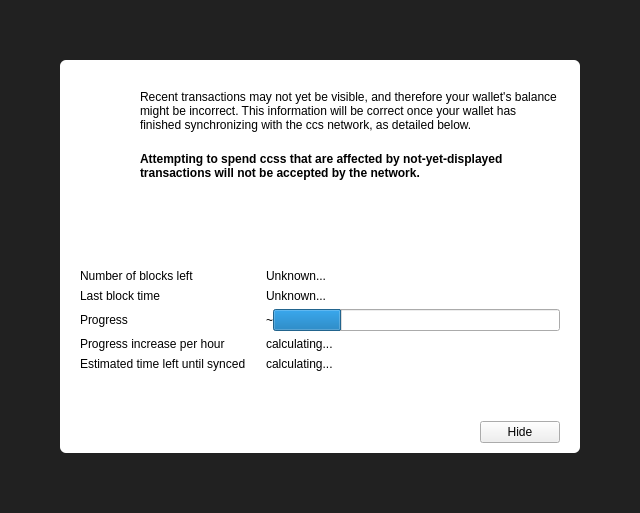
<?xml version="1.0" encoding="UTF-8"?>
<ui version="4.0">
 <class>ModalOverlay</class>
 <widget class="ModalOverlay" name="ModalOverlay">
  <property name="geometry">
   <rect>
    <x>0</x>
    <y>0</y>
    <width>640</width>
    <height>513</height>
   </rect>
  </property>
  <property name="windowTitle">
   <string>Form</string>
  </property>
  <layout class="QVBoxLayout" name="verticalLayout" stretch="0">
   <property name="sizeConstraint">
    <enum>QLayout::SetDefaultConstraint</enum>
   </property>
   <property name="leftMargin">
    <number>0</number>
   </property>
   <property name="topMargin">
    <number>0</number>
   </property>
   <property name="rightMargin">
    <number>0</number>
   </property>
   <property name="bottomMargin">
    <number>0</number>
   </property>
   <item>
    <widget class="QWidget" name="bgWidget" native="true">
     <property name="styleSheet">
      <string notr="true">#bgWidget { background: rgba(0,0,0,220); }</string>
     </property>
     <layout class="QVBoxLayout" name="verticalLayoutMain" stretch="0">
      <property name="leftMargin">
       <number>60</number>
      </property>
      <property name="topMargin">
       <number>60</number>
      </property>
      <property name="rightMargin">
       <number>60</number>
      </property>
      <property name="bottomMargin">
       <number>60</number>
      </property>
      <item>
       <widget class="QWidget" name="contentWidget" native="true">
        <property name="styleSheet">
         <string notr="true">#contentWidget { background: white; border-radius: 6px; }</string>
        </property>
        <layout class="QVBoxLayout" name="verticalLayout_3" stretch="1,0,0">
         <property name="spacing">
          <number>0</number>
         </property>
         <property name="leftMargin">
          <number>20</number>
         </property>
         <property name="topMargin">
          <number>10</number>
         </property>
         <property name="rightMargin">
          <number>20</number>
         </property>
         <property name="bottomMargin">
          <number>10</number>
         </property>
         <item>
          <widget class="QStackedWidget" name="stackedWidget">
           <property name="currentIndex">
            <number>0</number>
           </property>
           <widget class="QWidget" name="page">
            <layout class="QVBoxLayout" name="verticalLayout_2">
             <property name="spacing">
              <number>0</number>
             </property>
             <property name="leftMargin">
              <number>0</number>
             </property>
             <property name="topMargin">
              <number>0</number>
             </property>
             <property name="rightMargin">
              <number>0</number>
             </property>
             <property name="bottomMargin">
              <number>0</number>
             </property>
             <item>
              <layout class="QHBoxLayout" name="horizontalLayoutIconText" stretch="0,1">
               <property name="spacing">
                <number>20</number>
               </property>
               <property name="topMargin">
                <number>20</number>
               </property>
               <item>
                <layout class="QVBoxLayout" name="verticalLayoutIcon">
                 <item>
                  <widget class="QPushButton" name="warningIcon">
                   <property name="enabled">
                    <bool>false</bool>
                   </property>
                   <property name="text">
                    <string/>
                   </property>
                   <property name="icon">
                    <iconset>
                     <normaloff>:/icons/warning</normaloff>
                     <disabledoff>:/icons/warning</disabledoff>:/icons/warning</iconset>
                   </property>
                   <property name="iconSize">
                    <size>
                     <width>48</width>
                     <height>48</height>
                    </size>
                   </property>
                   <property name="flat">
                    <bool>true</bool>
                   </property>
                  </widget>
                 </item>
                 <item>
                  <spacer name="verticalSpacerWarningIcon">
                   <property name="orientation">
                    <enum>Qt::Vertical</enum>
                   </property>
                   <property name="sizeHint" stdset="0">
                    <size>
                     <width>20</width>
                     <height>40</height>
                    </size>
                   </property>
                  </spacer>
                 </item>
                </layout>
               </item>
               <item>
                <layout class="QVBoxLayout" name="verticalLayoutInfoText">
                 <property name="leftMargin">
                  <number>0</number>
                 </property>
                 <property name="topMargin">
                  <number>0</number>
                 </property>
                 <item>
                  <widget class="QLabel" name="infoText">
                   <property name="text">
                    <string>Recent transactions may not yet be visible, and therefore your wallet's balance might be incorrect. This information will be correct once your wallet has finished synchronizing with the ccs network, as detailed below.</string>
                   </property>
                   <property name="textFormat">
                    <enum>Qt::RichText</enum>
                   </property>
                   <property name="wordWrap">
                    <bool>true</bool>
                   </property>
                  </widget>
                 </item>
                 <item>
                  <widget class="QLabel" name="infoTextStrong">
                   <property name="font">
                    <font>
                     <weight>75</weight>
                     <bold>true</bold>
                    </font>
                   </property>
                   <property name="text">
                    <string>Attempting to spend ccss that are affected by not-yet-displayed transactions will not be accepted by the network.</string>
                   </property>
                   <property name="textFormat">
                    <enum>Qt::RichText</enum>
                   </property>
                   <property name="wordWrap">
                    <bool>true</bool>
                   </property>
                  </widget>
                 </item>
                 <item>
                  <spacer name="verticalSpacerInTextSpace">
                   <property name="orientation">
                    <enum>Qt::Vertical</enum>
                   </property>
                   <property name="sizeHint" stdset="0">
                    <size>
                     <width>20</width>
                     <height>40</height>
                    </size>
                   </property>
                  </spacer>
                 </item>
                </layout>
               </item>
              </layout>
             </item>
             <item>
              <layout class="QFormLayout" name="formLayout">
               <property name="fieldGrowthPolicy">
                <enum>QFormLayout::ExpandingFieldsGrow</enum>
               </property>
               <property name="horizontalSpacing">
                <number>20</number>
               </property>
               <property name="verticalSpacing">
                <number>6</number>
               </property>
               <property name="topMargin">
                <number>10</number>
               </property>
               <item row="0" column="0">
                <widget class="QLabel" name="labelNumberOfBlocksLeft">
                 <property name="font">
                  <font>
                   <weight>50</weight>
                   <bold>false</bold>
                  </font>
                 </property>
                 <property name="text">
                  <string>Number of blocks left</string>
                 </property>
                </widget>
               </item>
               <item row="0" column="1">
                <widget class="QLabel" name="numberOfBlocksLeft">
                 <property name="sizePolicy">
                  <sizepolicy hsizetype="Expanding" vsizetype="Preferred">
                   <horstretch>0</horstretch>
                   <verstretch>0</verstretch>
                  </sizepolicy>
                 </property>
                 <property name="text">
                  <string>Unknown...</string>
                 </property>
                </widget>
               </item>
               <item row="1" column="0">
                <widget class="QLabel" name="labelLastBlockTime">
                 <property name="font">
                  <font>
                   <weight>50</weight>
                   <bold>false</bold>
                  </font>
                 </property>
                 <property name="text">
                  <string>Last block time</string>
                 </property>
                </widget>
               </item>
               <item row="1" column="1">
                <widget class="QLabel" name="newestBlockDate">
                 <property name="sizePolicy">
                  <sizepolicy hsizetype="Expanding" vsizetype="Preferred">
                   <horstretch>0</horstretch>
                   <verstretch>0</verstretch>
                  </sizepolicy>
                 </property>
                 <property name="text">
                  <string>Unknown...</string>
                 </property>
                </widget>
               </item>
               <item row="2" column="0">
                <widget class="QLabel" name="labelSyncDone">
                 <property name="font">
                  <font>
                   <weight>50</weight>
                   <bold>false</bold>
                  </font>
                 </property>
                 <property name="text">
                  <string>Progress</string>
                 </property>
                </widget>
               </item>
               <item row="2" column="1">
                <layout class="QHBoxLayout" name="horizontalLayoutSync" stretch="0,1">
                 <item>
                  <widget class="QLabel" name="percentageProgress">
                   <property name="text">
                    <string notr="true">~</string>
                   </property>
                  </widget>
                 </item>
                 <item>
                  <widget class="QProgressBar" name="progressBar">
                   <property name="value">
                    <number>24</number>
                   </property>
                   <property name="format">
                    <string/>
                   </property>
                  </widget>
                 </item>
                </layout>
               </item>
               <item row="4" column="0">
                <widget class="QLabel" name="labelProgressIncrease">
                 <property name="font">
                  <font>
                   <weight>50</weight>
                   <bold>false</bold>
                  </font>
                 </property>
                 <property name="text">
                  <string>Progress increase per hour</string>
                 </property>
                </widget>
               </item>
               <item row="4" column="1">
                <widget class="QLabel" name="progressIncreasePerH">
                 <property name="sizePolicy">
                  <sizepolicy hsizetype="Expanding" vsizetype="Preferred">
                   <horstretch>0</horstretch>
                   <verstretch>0</verstretch>
                  </sizepolicy>
                 </property>
                 <property name="text">
                  <string>calculating...</string>
                 </property>
                </widget>
               </item>
               <item row="5" column="0">
                <widget class="QLabel" name="labelEstimatedTimeLeft">
                 <property name="font">
                  <font>
                   <weight>50</weight>
                   <bold>false</bold>
                  </font>
                 </property>
                 <property name="text">
                  <string>Estimated time left until synced</string>
                 </property>
                </widget>
               </item>
               <item row="5" column="1">
                <widget class="QLabel" name="expectedTimeLeft">
                 <property name="sizePolicy">
                  <sizepolicy hsizetype="Expanding" vsizetype="Preferred">
                   <horstretch>0</horstretch>
                   <verstretch>0</verstretch>
                  </sizepolicy>
                 </property>
                 <property name="text">
                  <string>calculating...</string>
                 </property>
                </widget>
               </item>
              </layout>
             </item>
            </layout>
           </widget>
           <widget class="QWidget" name="page_2">
            <layout class="QVBoxLayout" name="verticalLayout_4">
             <property name="spacing">
              <number>15</number>
             </property>
             <property name="topMargin">
              <number>40</number>
             </property>
             <property name="bottomMargin">
              <number>40</number>
             </property>
             <item>
              <layout class="QHBoxLayout" name="horizontalLayout_2">
               <item>
                <spacer name="horizontalSpacer_4">
                 <property name="orientation">
                  <enum>Qt::Horizontal</enum>
                 </property>
                 <property name="sizeHint" stdset="0">
                  <size>
                   <width>40</width>
                   <height>20</height>
                  </size>
                 </property>
                </spacer>
               </item>
               <item>
                <widget class="QPushButton" name="warningIconBackup">
                 <property name="enabled">
                  <bool>false</bool>
                 </property>
                 <property name="text">
                  <string/>
                 </property>
                 <property name="icon">
                  <iconset>
                   <normaloff>:/styles/app-icons/message_warning</normaloff>
                   <disabledoff>:/styles/app-icons/message_warning</disabledoff>:/styles/app-icons/message_warning</iconset>
                 </property>
                 <property name="iconSize">
                  <size>
                   <width>120</width>
                   <height>120</height>
                  </size>
                 </property>
                 <property name="flat">
                  <bool>true</bool>
                 </property>
                </widget>
               </item>
               <item>
                <spacer name="horizontalSpacer_5">
                 <property name="orientation">
                  <enum>Qt::Horizontal</enum>
                 </property>
                 <property name="sizeHint" stdset="0">
                  <size>
                   <width>40</width>
                   <height>20</height>
                  </size>
                 </property>
                </spacer>
               </item>
              </layout>
             </item>
             <item>
              <widget class="QLabel" name="labelNote">
               <property name="text">
                <string>IMPORATANT NOTE!</string>
               </property>
               <property name="alignment">
                <set>Qt::AlignCenter</set>
               </property>
              </widget>
             </item>
             <item>
              <widget class="QLabel" name="labelMessage">
               <property name="text">
                <string>Making a backup of your wallet helps ensure you can always maintain access to your funds. Please backup your wallet in order to avoid losing funds.</string>
               </property>
               <property name="alignment">
                <set>Qt::AlignCenter</set>
               </property>
               <property name="wordWrap">
                <bool>true</bool>
               </property>
              </widget>
             </item>
             <item>
              <spacer name="verticalSpacer">
               <property name="orientation">
                <enum>Qt::Vertical</enum>
               </property>
               <property name="sizeType">
                <enum>QSizePolicy::Expanding</enum>
               </property>
               <property name="sizeHint" stdset="0">
                <size>
                 <width>20</width>
                 <height>40</height>
                </size>
               </property>
              </spacer>
             </item>
             <item>
              <layout class="QHBoxLayout" name="horizontalLayout">
               <item>
                <spacer name="horizontalSpacer_2">
                 <property name="orientation">
                  <enum>Qt::Horizontal</enum>
                 </property>
                 <property name="sizeHint" stdset="0">
                  <size>
                   <width>40</width>
                   <height>20</height>
                  </size>
                 </property>
                </spacer>
               </item>
               <item>
                <widget class="QPushButton" name="walletBackupButton">
                 <property name="text">
                  <string>Wallet backup</string>
                 </property>
                </widget>
               </item>
               <item>
                <spacer name="horizontalSpacer_3">
                 <property name="orientation">
                  <enum>Qt::Horizontal</enum>
                 </property>
                 <property name="sizeHint" stdset="0">
                  <size>
                   <width>40</width>
                   <height>20</height>
                  </size>
                 </property>
                </spacer>
               </item>
              </layout>
             </item>
            </layout>
           </widget>
          </widget>
         </item>
         <item>
          <spacer name="verticalSpacerAfterText">
           <property name="orientation">
            <enum>Qt::Vertical</enum>
           </property>
           <property name="sizeHint" stdset="0">
            <size>
             <width>20</width>
             <height>40</height>
            </size>
           </property>
          </spacer>
         </item>
         <item>
          <layout class="QHBoxLayout" name="horizontalLayoutButtons">
           <property name="leftMargin">
            <number>10</number>
           </property>
           <property name="topMargin">
            <number>10</number>
           </property>
           <item>
            <spacer name="horizontalSpacer">
             <property name="orientation">
              <enum>Qt::Horizontal</enum>
             </property>
             <property name="sizeHint" stdset="0">
              <size>
               <width>40</width>
               <height>20</height>
              </size>
             </property>
            </spacer>
           </item>
           <item>
            <widget class="QPushButton" name="closeButton">
             <property name="text">
              <string>Hide</string>
             </property>
            </widget>
           </item>
          </layout>
         </item>
        </layout>
       </widget>
      </item>
     </layout>
    </widget>
   </item>
  </layout>
 </widget>
 <customwidgets>
  <customwidget>
   <class>ModalOverlay</class>
   <extends>QWidget</extends>
   <header>modaloverlay.h</header>
   <container>1</container>
  </customwidget>
 </customwidgets>
 <resources/>
 <connections/>
</ui>
